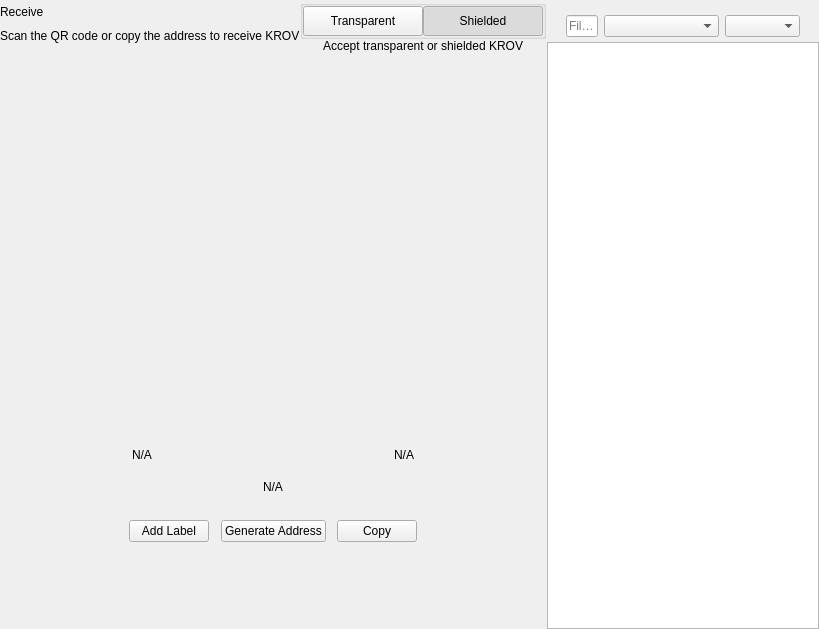
<?xml version="1.0" encoding="UTF-8"?>
<ui version="4.0">
 <class>ReceiveWidget</class>
 <widget class="QWidget" name="ReceiveWidget">
  <property name="geometry">
   <rect>
    <x>0</x>
    <y>0</y>
    <width>819</width>
    <height>629</height>
   </rect>
  </property>
  <property name="minimumSize">
   <size>
    <width>0</width>
    <height>0</height>
   </size>
  </property>
  <property name="windowTitle">
   <string notr="true">N/A</string>
  </property>
  <layout class="QHBoxLayout" name="horizontalLayout_2" stretch="2,1">
   <property name="spacing">
    <number>0</number>
   </property>
   <property name="leftMargin">
    <number>0</number>
   </property>
   <property name="topMargin">
    <number>0</number>
   </property>
   <property name="rightMargin">
    <number>0</number>
   </property>
   <property name="bottomMargin">
    <number>0</number>
   </property>
   <item>
    <widget class="QWidget" name="left" native="true">
     <layout class="QVBoxLayout" name="verticalLayout_3">
      <property name="leftMargin">
       <number>0</number>
      </property>
      <property name="topMargin">
       <number>0</number>
      </property>
      <property name="rightMargin">
       <number>0</number>
      </property>
      <property name="bottomMargin">
       <number>0</number>
      </property>
      <item>
       <layout class="QVBoxLayout" name="verticalLayout_2">
        <property name="spacing">
         <number>0</number>
        </property>
        <property name="leftMargin">
         <number>0</number>
        </property>
        <item>
         <layout class="QHBoxLayout" name="horizontalLayout_3">
          <property name="spacing">
           <number>0</number>
          </property>
          <item>
           <layout class="QVBoxLayout" name="verticalLayout_4">
            <property name="spacing">
             <number>5</number>
            </property>
            <item>
             <widget class="QLabel" name="labelTitle">
              <property name="text">
               <string>Receive</string>
              </property>
             </widget>
            </item>
            <item alignment="Qt::AlignTop">
             <widget class="QLabel" name="labelSubtitle1">
              <property name="text">
               <string>Scan the QR code or copy the address to receive KROV</string>
              </property>
             </widget>
            </item>
           </layout>
          </item>
          <item>
           <spacer name="horizontalSpacer">
            <property name="orientation">
             <enum>Qt::Horizontal</enum>
            </property>
            <property name="sizeHint" stdset="0">
             <size>
              <width>40</width>
              <height>20</height>
             </size>
            </property>
           </spacer>
          </item>
          <item>
           <widget class="QWidget" name="containerViewPrivacyChecks" native="true">
            <layout class="QVBoxLayout" name="containerPrivacyChecks">
             <property name="spacing">
              <number>0</number>
             </property>
             <property name="leftMargin">
              <number>0</number>
             </property>
             <property name="topMargin">
              <number>0</number>
             </property>
             <property name="rightMargin">
              <number>0</number>
             </property>
             <property name="bottomMargin">
              <number>0</number>
             </property>
             <item alignment="Qt::AlignHCenter|Qt::AlignVCenter">
              <widget class="QGroupBox" name="groupBox">
               <property name="title">
                <string/>
               </property>
               <layout class="QHBoxLayout" name="horizontalLayout_2_1">
                <property name="spacing">
                 <number>0</number>
                </property>
                <property name="leftMargin">
                 <number>0</number>
                </property>
                <property name="topMargin">
                 <number>0</number>
                </property>
                <property name="rightMargin">
                 <number>0</number>
                </property>
                <property name="bottomMargin">
                 <number>0</number>
                </property>
                <item>
                 <widget class="QPushButton" name="pushLeft">
                  <property name="minimumSize">
                   <size>
                    <width>120</width>
                    <height>30</height>
                   </size>
                  </property>
                  <property name="maximumSize">
                   <size>
                    <width>120</width>
                    <height>30</height>
                   </size>
                  </property>
                  <property name="focusPolicy">
                   <enum>Qt::NoFocus</enum>
                  </property>
                  <property name="text">
                   <string>Transparent</string>
                  </property>
                  <property name="checkable">
                   <bool>true</bool>
                  </property>
                  <property name="autoExclusive">
                   <bool>true</bool>
                  </property>
                 </widget>
                </item>
                <item>
                 <widget class="QPushButton" name="pushRight">
                  <property name="minimumSize">
                   <size>
                    <width>120</width>
                    <height>30</height>
                   </size>
                  </property>
                  <property name="maximumSize">
                   <size>
                    <width>120</width>
                    <height>30</height>
                   </size>
                  </property>
                  <property name="focusPolicy">
                   <enum>Qt::NoFocus</enum>
                  </property>
                  <property name="text">
                   <string>Shielded</string>
                  </property>
                  <property name="checkable">
                   <bool>true</bool>
                  </property>
                  <property name="checked">
                   <bool>true</bool>
                  </property>
                  <property name="autoExclusive">
                   <bool>true</bool>
                  </property>
                 </widget>
                </item>
               </layout>
              </widget>
             </item>
             <item alignment="Qt::AlignHCenter|Qt::AlignTop">
              <widget class="QLabel" name="labelSubtitle2">
               <property name="text">
                <string>Accept transparent or shielded KROV</string>
               </property>
               <property name="alignment">
                <set>Qt::AlignRight|Qt::AlignTrailing|Qt::AlignVCenter</set>
               </property>
              </widget>
             </item>
            </layout>
           </widget>
          </item>
         </layout>
        </item>
        <item>
         <spacer name="verticalSpacer_2">
          <property name="orientation">
           <enum>Qt::Vertical</enum>
          </property>
          <property name="sizeType">
           <enum>QSizePolicy::Expanding</enum>
          </property>
          <property name="sizeHint" stdset="0">
           <size>
            <width>20</width>
            <height>50</height>
           </size>
          </property>
         </spacer>
        </item>
        <item alignment="Qt::AlignHCenter">
         <widget class="QWidget" name="layoutQR" native="true">
          <property name="maximumSize">
           <size>
            <width>510</width>
            <height>16777215</height>
           </size>
          </property>
          <layout class="QVBoxLayout" name="verticalLayoutQr">
           <item>
            <spacer name="verticalSpacer11">
             <property name="orientation">
              <enum>Qt::Vertical</enum>
             </property>
             <property name="sizeType">
              <enum>QSizePolicy::Fixed</enum>
             </property>
             <property name="sizeHint" stdset="0">
              <size>
               <width>20</width>
               <height>20</height>
              </size>
             </property>
            </spacer>
           </item>
           <item alignment="Qt::AlignHCenter">
            <widget class="QLabel" name="labelQrImg">
             <property name="minimumSize">
              <size>
               <width>260</width>
               <height>260</height>
              </size>
             </property>
             <property name="maximumSize">
              <size>
               <width>260</width>
               <height>260</height>
              </size>
             </property>
             <property name="text">
              <string/>
             </property>
             <property name="alignment">
              <set>Qt::AlignCenter</set>
             </property>
            </widget>
           </item>
           <item>
            <spacer name="verticalSpacer_21">
             <property name="orientation">
              <enum>Qt::Vertical</enum>
             </property>
             <property name="sizeType">
              <enum>QSizePolicy::Fixed</enum>
             </property>
             <property name="sizeHint" stdset="0">
              <size>
               <width>20</width>
               <height>30</height>
              </size>
             </property>
            </spacer>
           </item>
           <item>
            <widget class="QWidget" name="widget" native="true">
             <property name="minimumSize">
              <size>
               <width>0</width>
               <height>0</height>
              </size>
             </property>
             <layout class="QHBoxLayout" name="horizontalLayout_5">
              <item>
               <widget class="QLabel" name="labelLabel">
                <property name="text">
                 <string notr="true">N/A</string>
                </property>
               </widget>
              </item>
              <item>
               <spacer name="horizontalSpacer_2">
                <property name="orientation">
                 <enum>Qt::Horizontal</enum>
                </property>
                <property name="sizeHint" stdset="0">
                 <size>
                  <width>141</width>
                  <height>20</height>
                 </size>
                </property>
               </spacer>
              </item>
              <item>
               <widget class="QLabel" name="labelDate">
                <property name="text">
                 <string notr="true">N/A</string>
                </property>
                <property name="alignment">
                 <set>Qt::AlignRight|Qt::AlignTrailing|Qt::AlignVCenter</set>
                </property>
               </widget>
              </item>
             </layout>
            </widget>
           </item>
           <item>
            <widget class="QLabel" name="labelAddress">
             <property name="sizePolicy">
              <sizepolicy hsizetype="Expanding" vsizetype="Preferred">
               <horstretch>0</horstretch>
               <verstretch>0</verstretch>
              </sizepolicy>
             </property>
             <property name="minimumSize">
              <size>
               <width>300</width>
               <height>0</height>
              </size>
             </property>
             <property name="text">
              <string notr="true">N/A</string>
             </property>
             <property name="alignment">
              <set>Qt::AlignCenter</set>
             </property>
            </widget>
           </item>
           <item>
            <spacer name="verticalSpacer_4">
             <property name="orientation">
              <enum>Qt::Vertical</enum>
             </property>
             <property name="sizeType">
              <enum>QSizePolicy::Fixed</enum>
             </property>
             <property name="sizeHint" stdset="0">
              <size>
               <width>20</width>
               <height>20</height>
              </size>
             </property>
            </spacer>
           </item>
           <item>
            <layout class="QHBoxLayout" name="horizontalLayout_4">
             <item alignment="Qt::AlignHCenter">
              <widget class="QPushButton" name="pushButtonLabel">
               <property name="focusPolicy">
                <enum>Qt::NoFocus</enum>
               </property>
               <property name="text">
                <string>Add Label</string>
               </property>
              </widget>
             </item>
             <item alignment="Qt::AlignHCenter">
              <widget class="QPushButton" name="pushButtonNewAddress">
               <property name="focusPolicy">
                <enum>Qt::NoFocus</enum>
               </property>
               <property name="text">
                <string>Generate Address</string>
               </property>
              </widget>
             </item>
             <item alignment="Qt::AlignHCenter">
              <widget class="QPushButton" name="pushButtonCopy">
               <property name="focusPolicy">
                <enum>Qt::NoFocus</enum>
               </property>
               <property name="text">
                <string>Copy</string>
               </property>
              </widget>
             </item>
            </layout>
           </item>
           <item>
            <spacer name="verticalSpacer_3">
             <property name="orientation">
              <enum>Qt::Vertical</enum>
             </property>
             <property name="sizeType">
              <enum>QSizePolicy::Expanding</enum>
             </property>
             <property name="sizeHint" stdset="0">
              <size>
               <width>20</width>
               <height>20</height>
              </size>
             </property>
            </spacer>
           </item>
          </layout>
         </widget>
        </item>
        <item>
         <spacer name="verticalSpacer">
          <property name="orientation">
           <enum>Qt::Vertical</enum>
          </property>
          <property name="sizeHint" stdset="0">
           <size>
            <width>20</width>
            <height>40</height>
           </size>
          </property>
         </spacer>
        </item>
       </layout>
      </item>
     </layout>
    </widget>
   </item>
   <item>
    <widget class="QWidget" name="right" native="true">
     <layout class="QVBoxLayout" name="verticalLayout_5">
      <property name="spacing">
       <number>0</number>
      </property>
      <property name="leftMargin">
       <number>1</number>
      </property>
      <property name="topMargin">
       <number>0</number>
      </property>
      <property name="rightMargin">
       <number>0</number>
      </property>
      <property name="bottomMargin">
       <number>0</number>
      </property>
      <item>
       <layout class="QVBoxLayout" name="container_right">
        <property name="spacing">
         <number>0</number>
        </property>
        <property name="leftMargin">
         <number>0</number>
        </property>
        <property name="rightMargin">
         <number>0</number>
        </property>
        <item>
         <layout class="QVBoxLayout" name="verticalLayout">
          <property name="spacing">
           <number>6</number>
          </property>
          <property name="leftMargin">
           <number>19</number>
          </property>
          <property name="rightMargin">
           <number>19</number>
          </property>
          <item>
           <widget class="OptionButton" name="btnRequest" native="true"/>
          </item>
          <item>
           <widget class="OptionButton" name="btnMyAddresses" native="true">
            <property name="sizePolicy">
             <sizepolicy hsizetype="Preferred" vsizetype="Minimum">
              <horstretch>0</horstretch>
              <verstretch>0</verstretch>
             </sizepolicy>
            </property>
           </widget>
          </item>
         </layout>
        </item>
        <item>
         <widget class="QWidget" name="sortWidget" native="true">
          <layout class="QHBoxLayout" name="horizontalLayout_6">
           <property name="leftMargin">
            <number>19</number>
           </property>
           <property name="rightMargin">
            <number>19</number>
           </property>
           <property name="bottomMargin">
            <number>5</number>
           </property>
           <item>
            <widget class="QLineEdit" name="lineEditFilter">
             <property name="sizePolicy">
              <sizepolicy hsizetype="Expanding" vsizetype="Fixed">
               <horstretch>0</horstretch>
               <verstretch>0</verstretch>
              </sizepolicy>
             </property>
             <property name="minimumSize">
              <size>
               <width>0</width>
               <height>0</height>
              </size>
             </property>
             <property name="contextMenuPolicy">
              <enum>Qt::DefaultContextMenu</enum>
             </property>
             <property name="acceptDrops">
              <bool>false</bool>
             </property>
             <property name="maxLength">
              <number>40</number>
             </property>
             <property name="placeholderText">
              <string>Filter</string>
             </property>
            </widget>
           </item>
           <item>
            <spacer name="horizontalSpacer_3">
             <property name="orientation">
              <enum>Qt::Horizontal</enum>
             </property>
             <property name="sizeType">
              <enum>QSizePolicy::Preferred</enum>
             </property>
             <property name="sizeHint" stdset="0">
              <size>
               <width>20</width>
               <height>20</height>
              </size>
             </property>
            </spacer>
           </item>
           <item>
            <widget class="QComboBox" name="comboBoxSort">
             <property name="sizePolicy">
              <sizepolicy hsizetype="Preferred" vsizetype="Fixed">
               <horstretch>0</horstretch>
               <verstretch>0</verstretch>
              </sizepolicy>
             </property>
             <property name="minimumSize">
              <size>
               <width>115</width>
               <height>0</height>
              </size>
             </property>
            </widget>
           </item>
           <item>
            <widget class="QComboBox" name="comboBoxSortOrder">
             <property name="sizePolicy">
              <sizepolicy hsizetype="Preferred" vsizetype="Fixed">
               <horstretch>0</horstretch>
               <verstretch>0</verstretch>
              </sizepolicy>
             </property>
             <property name="minimumSize">
              <size>
               <width>75</width>
               <height>0</height>
              </size>
             </property>
            </widget>
           </item>
          </layout>
          <zorder>comboBoxSort</zorder>
          <zorder>comboBoxSortOrder</zorder>
          <zorder>lineEditFilter</zorder>
         </widget>
        </item>
        <item>
         <widget class="QListView" name="listViewAddress"/>
        </item>
       </layout>
      </item>
     </layout>
    </widget>
   </item>
  </layout>
 </widget>
 <customwidgets>
  <customwidget>
   <class>OptionButton</class>
   <extends>QWidget</extends>
   <header>qt/krovacoin/optionbutton.h</header>
   <container>1</container>
  </customwidget>
 </customwidgets>
 <resources/>
 <connections/>
</ui>
